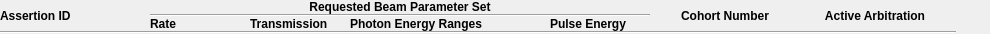
<?xml version="1.0" encoding="UTF-8"?>
<ui version="4.0">
 <class>Form</class>
 <widget class="QWidget" name="Form">
  <property name="geometry">
   <rect>
    <x>0</x>
    <y>0</y>
    <width>956</width>
    <height>47</height>
   </rect>
  </property>
  <property name="minimumSize">
   <size>
    <width>956</width>
    <height>47</height>
   </size>
  </property>
  <property name="maximumSize">
   <size>
    <width>956</width>
    <height>47</height>
   </size>
  </property>
  <property name="windowTitle">
   <string>Form</string>
  </property>
  <layout class="QVBoxLayout" name="verticalLayout_2">
   <property name="spacing">
    <number>0</number>
   </property>
   <property name="sizeConstraint">
    <enum>QLayout::SetFixedSize</enum>
   </property>
   <property name="leftMargin">
    <number>0</number>
   </property>
   <property name="topMargin">
    <number>0</number>
   </property>
   <property name="rightMargin">
    <number>0</number>
   </property>
   <property name="bottomMargin">
    <number>0</number>
   </property>
   <item>
    <layout class="QHBoxLayout" name="horizontalLayout_3">
     <property name="spacing">
      <number>0</number>
     </property>
     <property name="sizeConstraint">
      <enum>QLayout::SetFixedSize</enum>
     </property>
     <item>
      <widget class="QLabel" name="label_5">
       <property name="minimumSize">
        <size>
         <width>150</width>
         <height>0</height>
        </size>
       </property>
       <property name="maximumSize">
        <size>
         <width>150</width>
         <height>16777215</height>
        </size>
       </property>
       <property name="font">
        <font>
         <weight>75</weight>
         <bold>true</bold>
        </font>
       </property>
       <property name="text">
        <string>Assertion ID</string>
       </property>
      </widget>
     </item>
     <item>
      <layout class="QVBoxLayout" name="verticalLayout">
       <property name="spacing">
        <number>0</number>
       </property>
       <property name="sizeConstraint">
        <enum>QLayout::SetFixedSize</enum>
       </property>
       <item>
        <widget class="QLabel" name="label_4">
         <property name="minimumSize">
          <size>
           <width>500</width>
           <height>0</height>
          </size>
         </property>
         <property name="maximumSize">
          <size>
           <width>500</width>
           <height>16777215</height>
          </size>
         </property>
         <property name="font">
          <font>
           <weight>75</weight>
           <bold>true</bold>
          </font>
         </property>
         <property name="text">
          <string>Requested Beam Parameter Set</string>
         </property>
         <property name="alignment">
          <set>Qt::AlignCenter</set>
         </property>
        </widget>
       </item>
       <item>
        <widget class="Line" name="line_2">
         <property name="orientation">
          <enum>Qt::Horizontal</enum>
         </property>
        </widget>
       </item>
       <item>
        <layout class="QHBoxLayout" name="horizontalLayout">
         <property name="spacing">
          <number>0</number>
         </property>
         <property name="sizeConstraint">
          <enum>QLayout::SetFixedSize</enum>
         </property>
         <item>
          <widget class="QLabel" name="label_10">
           <property name="minimumSize">
            <size>
             <width>100</width>
             <height>0</height>
            </size>
           </property>
           <property name="maximumSize">
            <size>
             <width>100</width>
             <height>16777215</height>
            </size>
           </property>
           <property name="font">
            <font>
             <weight>75</weight>
             <bold>true</bold>
            </font>
           </property>
           <property name="text">
            <string>Rate</string>
           </property>
           <property name="alignment">
            <set>Qt::AlignLeading|Qt::AlignLeft|Qt::AlignVCenter</set>
           </property>
          </widget>
         </item>
         <item>
          <widget class="QLabel" name="label_12">
           <property name="minimumSize">
            <size>
             <width>100</width>
             <height>0</height>
            </size>
           </property>
           <property name="maximumSize">
            <size>
             <width>100</width>
             <height>16777215</height>
            </size>
           </property>
           <property name="font">
            <font>
             <weight>75</weight>
             <bold>true</bold>
            </font>
           </property>
           <property name="text">
            <string>Transmission</string>
           </property>
           <property name="alignment">
            <set>Qt::AlignLeading|Qt::AlignLeft|Qt::AlignVCenter</set>
           </property>
          </widget>
         </item>
         <item>
          <widget class="QLabel" name="label_11">
           <property name="minimumSize">
            <size>
             <width>200</width>
             <height>0</height>
            </size>
           </property>
           <property name="maximumSize">
            <size>
             <width>200</width>
             <height>16777215</height>
            </size>
           </property>
           <property name="font">
            <font>
             <weight>75</weight>
             <bold>true</bold>
            </font>
           </property>
           <property name="text">
            <string>Photon Energy Ranges</string>
           </property>
           <property name="alignment">
            <set>Qt::AlignLeading|Qt::AlignLeft|Qt::AlignVCenter</set>
           </property>
          </widget>
         </item>
         <item>
          <widget class="QLabel" name="label_13">
           <property name="minimumSize">
            <size>
             <width>100</width>
             <height>0</height>
            </size>
           </property>
           <property name="maximumSize">
            <size>
             <width>200</width>
             <height>16777215</height>
            </size>
           </property>
           <property name="font">
            <font>
             <weight>75</weight>
             <bold>true</bold>
            </font>
           </property>
           <property name="text">
            <string>Pulse Energy</string>
           </property>
           <property name="alignment">
            <set>Qt::AlignLeading|Qt::AlignLeft|Qt::AlignVCenter</set>
           </property>
          </widget>
         </item>
        </layout>
       </item>
      </layout>
     </item>
     <item>
      <widget class="QLabel" name="label_6">
       <property name="minimumSize">
        <size>
         <width>150</width>
         <height>0</height>
        </size>
       </property>
       <property name="maximumSize">
        <size>
         <width>150</width>
         <height>16777215</height>
        </size>
       </property>
       <property name="font">
        <font>
         <weight>75</weight>
         <bold>true</bold>
        </font>
       </property>
       <property name="text">
        <string>Cohort Number</string>
       </property>
       <property name="alignment">
        <set>Qt::AlignCenter</set>
       </property>
       <property name="wordWrap">
        <bool>false</bool>
       </property>
      </widget>
     </item>
     <item>
      <widget class="QLabel" name="label_7">
       <property name="minimumSize">
        <size>
         <width>150</width>
         <height>0</height>
        </size>
       </property>
       <property name="maximumSize">
        <size>
         <width>150</width>
         <height>16777215</height>
        </size>
       </property>
       <property name="font">
        <font>
         <weight>75</weight>
         <bold>true</bold>
        </font>
       </property>
       <property name="text">
        <string>Active Arbitration</string>
       </property>
       <property name="alignment">
        <set>Qt::AlignCenter</set>
       </property>
       <property name="wordWrap">
        <bool>false</bool>
       </property>
      </widget>
     </item>
     <item>
      <spacer name="horizontalSpacer">
       <property name="orientation">
        <enum>Qt::Horizontal</enum>
       </property>
       <property name="sizeHint" stdset="0">
        <size>
         <width>40</width>
         <height>20</height>
        </size>
       </property>
      </spacer>
     </item>
    </layout>
   </item>
   <item>
    <widget class="Line" name="line">
     <property name="minimumSize">
      <size>
       <width>956</width>
       <height>0</height>
      </size>
     </property>
     <property name="maximumSize">
      <size>
       <width>956</width>
       <height>16777215</height>
      </size>
     </property>
     <property name="orientation">
      <enum>Qt::Horizontal</enum>
     </property>
    </widget>
   </item>
  </layout>
 </widget>
 <resources/>
 <connections/>
</ui>
